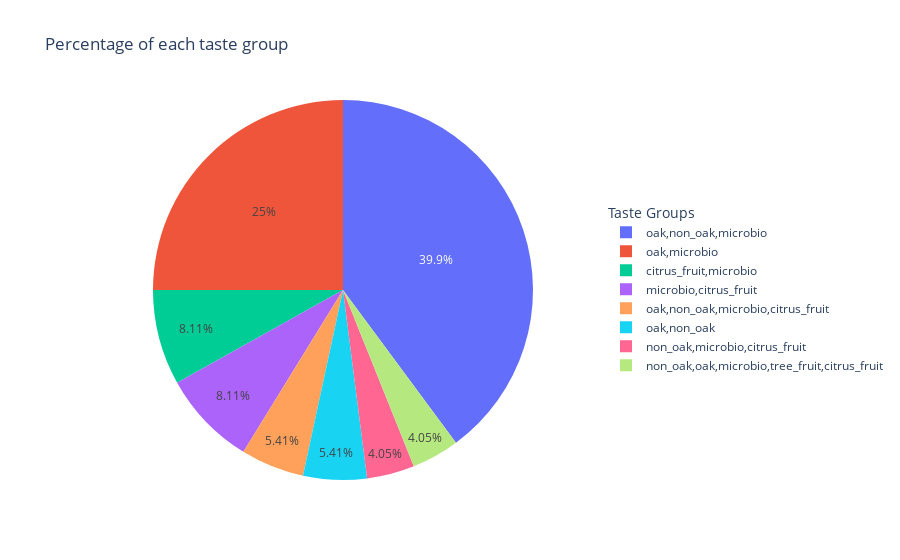

Source (notebook cell):
### Code cell
## QUESTIONS 4-5

import pandas as pd
import plotly.express as px

# Assuming you already have the DataFrame named df
# Calculate the percentage of items for each count
count_percentage = df_13['taste_groups'].value_counts(normalize=True) * 100

# Filter labels and percentages for slices with percentage > 2.5%
filtered_data = count_percentage[count_percentage > 2.5]

# Create a DataFrame for the filtered data
filtered_df = pd.DataFrame({'Taste Groups': filtered_data.index, 'Percentage': filtered_data.values})

# Create a pie chart using Plotly Express
fig = px.pie(
    data_frame=filtered_df,
    values='Percentage',
    names='Taste Groups',
    title='Percentage of each taste group',
    labels={'Taste Groups': 'Taste Groups'},
    hover_data={'Percentage': ':.1f%'}
)

# Center the legend to the right of the pie chart
fig.update_layout(legend_title_text='Taste Groups', legend=dict(orientation="v", yanchor="middle", y=0.5, xanchor="left", x=1))

# Show the plot
fig.show()

### Figure 1 — Plotly figure (JSON) as saved in the notebook; plotly's stock layout.template omitted (floating-point values rounded to 4 significant figures)
{"data": [{"customdata": [[26.94], [16.89], [5.479], [5.479], [3.653], [3.653], [2.74], [2.74]], "domain": {"x": [0, 1], "y": [0, 1]}, "hovertemplate": "Taste Groups=%{label}<br>Percentage=%{customdata[0]:.1f%}<extra></extra>", "labels": ["oak,non_oak,microbio", "oak,microbio", "citrus_fruit,microbio", "microbio,citrus_fruit", "oak,non_oak,microbio,citrus_fruit", "oak,non_oak", "non_oak,microbio,citrus_fruit", "non_oak,oak,microbio,tree_fruit,citrus_fruit"], "legendgroup": "", "name": "", "showlegend": true, "type": "pie", "values": [26.94, 16.89, 5.479, 5.479, 3.653, 3.653, 2.74, 2.74]}], "layout": {"legend": {"orientation": "v", "title": {"text": "Taste Groups"}, "tracegroupgap": 0, "x": 1, "xanchor": "left", "y": 0.5, "yanchor": "middle"}, "title": {"text": "Percentage of each taste group"}}}
